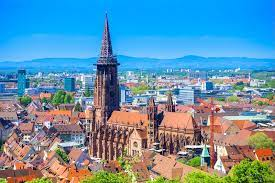
#> input picture 03_exercises/freiburg.jpeg, 275 x 183 px, found by its file name
$ jupyter execute --allow-errors 03_2_exercises.ipynb   (shell and % lines are left out)
#> lines starting #> are read from the running program, lines starting #| are printed output that depends on the picture
[cell 1]
import numpy as np
import matplotlib.pyplot as plt
from scipy.ndimage import gaussian_filter1d
import matplotlib.image as img
from scipy.signal import convolve2d
from scipy.ndimage import gaussian_filter
from astropy.convolution import Gaussian2DKernel

[cell 2]
def filter_g(data,sigma):
    length=len(data)
    filter_r=np.arange(-length/40,length/40,1/20)
    Gauss_m=np.zeros(length)
    j=0
    for i in (filter_r):
        Gauss_m[j]=(1/(np.sqrt(2*np.pi*sigma**2)))*np.exp((-i**2)/(2*sigma**2))
        j+=1
    return Gauss_m

#> (a cell that did not finish here is left out)

# Differents sigmas

[cell 4]
sigma=[0.01, 0.1, 0.5, 0.75, 1, 2, 10]
plt.figure(figsize=(15,20))
j=1
#> (the rest of this cell did not finish here and is left out)

# e)

[cell 5]
def filter2_g(data,sigma):
    length=len(data)
    filter_r=np.arange(-length/40,length/40,1/20)
    Gauss_m=np.zeros(length)
    j=0
    for i in (filter_r):
        Gauss_m[j]=(1/(np.sqrt(2*np.pi*sigma**2)))*np.exp((-i**2)/(2*sigma**2))*(-np.sin(2*np.pi*i))
        j+=1
    return Gauss_m

[cell 6]
sigma=0.250
plt.figure(figsize=(15,20))
j=1
#> (the rest of this cell did not finish here and is left out)

[cell 7]
def filter3_g(data,sigma):
    length=len(data)
    filter_r=np.arange(-length/40,length/40,1/20)
    Gauss_m=np.zeros(length)
    j=0
    for i in (filter_r):
        Gauss_m[j]=(1/(np.sqrt(2*np.pi*sigma**2)))*((i**2-sigma**2)/(sigma**4))*np.exp((-i**2)/(2*sigma**2))
        j+=1
    return Gauss_m

[cell 8]
sigma=0.250
plt.figure(figsize=(15,20))
j=1
#> (the rest of this cell did not finish here and is left out)

[cell 9]
plt.figure(figsize=(15,5))
#> (the rest of this cell did not finish here and is left out)

# Image filters

[cell 10]
#Loading and plotting data
img_m=img.imread('A:\\Documents\\Neuroscience Master\\Second semester\\The Neural Code Quantitative Analysis of Neural Activity\\sheet3\\freiburg.jpeg')
#> img_m is the input picture: shape (183, 275, 3); mean R, G, B 101.2, 146.3, 170.6
img_2=np.mean(np.array(img_m),axis=2)
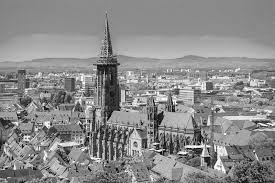
#> img_2: shape (183, 275) float64; min 1.33, max 254.7, mean 139.3
plt.imshow(img_2)
#plt.imshow(img_2,cmap='gray')

[cell 11]
def gauss_k(sigma=1):
    sigma=sigma
    m=(sigma)*9-(sigma-1)
    n=(sigma)*9-(sigma-1)
    st=(sigma)*9-(sigma-1)

    #Creation of meshgrid
    x,y=np.meshgrid(np.linspace(-(m)/2,(m)/2,st), np.linspace(-(n)/2,(n)/2,st))
    dst=x*x+y*y
    #Computing the kernel with the gaussian formula
    gauss = np.exp(-dst/(2*sigma**2))/(2*np.pi*sigma**2)
    return gauss

[cell 12]
sigma=5
#Computing the kernel
gauss=gauss_k(sigma)
#convolving the kernel with the image.
y_img=convolve2d(img_2,gauss,mode='same')

#Python's functions
gaussian_2D_kernel = Gaussian2DKernel(sigma)
y_img_p=gaussian_filter(img_2,sigma=sigma)
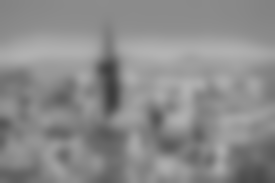
#> y_img_p: shape (183, 275) float64; min 61.15, max 179.7, mean 139.3

[cell 13]
#looking for the differences between my kernel and python's
dif_k=gaussian_2D_kernel.array-gauss
plt.imshow(dif_k)
plt.colorbar()

[cell 14]
#Plotting the kernel and the image filtered computed with python functions and mine --> just to compare

plt.figure(figsize=(20,15))

#Plotting my kernel
plt.subplot(2,2,1)
plt.imshow(gauss)
plt.xlabel('x [pixels]')
plt.ylabel('y [pixels]')
plt.title('My kernel')
plt.colorbar()

#Plotting my image filtered
plt.subplot(2,2,3)
plt.imshow(y_img)
plt.title('My filter')

#Plotting pythons kernel
plt.subplot(2,2,2)
plt.imshow(gaussian_2D_kernel, interpolation='none', origin='lower')
plt.xlabel('x [pixels]')
plt.ylabel('y [pixels]')
plt.title('Python kernel')
plt.colorbar()

#Plotting image filtered with python
plt.subplot(2,2,4)
plt.imshow(y_img_p)
plt.title('Python filter')

[cell 15]
def gabor_k(sigma,phi,k):
    #Defining variables
    m=(sigma)*9-(sigma-1)
    n=(sigma)*9-(sigma-1)
    st=(sigma)*9-(sigma-1)
    #Creating meshgrid
    x,y=np.meshgrid(np.linspace(-(m)/2,(m)/2,st), np.linspace(-(n)/2,(n)/2,st))
    # x and y * k
    x_theta = x * k[0] + y * k[1]
    # x vector**2
    std=x**2+y**2
    # Computing the kernel
    kernel = np.exp(-std/(2*sigma**2))*np.cos(x_theta-phi)
    return kernel

[cell 16]
#angles for the cosine and psi
angle=np.meshgrid([0, np.pi/4, np.pi/2, 3*np.pi/4, np.pi],[0,1,2])[0]
angle=np.reshape(angle.T,15)
sigma=5
#L of k
n=[0.1,0.5,1,0.1,0.5,1,0.1,0.5,1,0.1,0.5,1,0.1,0.5,1]

fig = plt.figure(figsize=(15,20),)

for p,phi in enumerate(angle):
    #Defining k
    k=np.array([np.cos(angle[p]),np.sin(angle[p])])*n[p]
    #Computing the kernel
    kernel=gabor_k(sigma,phi,k)
    #Convolution of kernel and image
    y_img_g=convolve2d(img_2,kernel,mode='same')

    #Plotting new image
    fig.add_subplot(5,3,p+1)
    plt.imshow(y_img_g)
    plt.title(['phi=',str(round(phi,2)),' and k=',str(round(np.abs(complex(k[0],k[1])),2))])
#> this loop made 15 passes
#> pass 1, `y_img_g=convolve2d(img_2,kernel,mode='same')`:
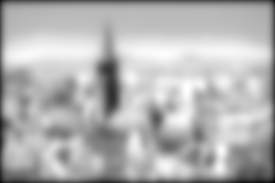
#> y_img_g: shape (183, 275) float64; min 3477.4, max 23905.1, mean 17833.5; drawn with min black and max white

fig.supxlabel('k [0.1-1]',ha='center',va='baseline',size=15)
fig.supylabel('$\phi$ [0-$\pi$]',ha='center',va='center',size=15)
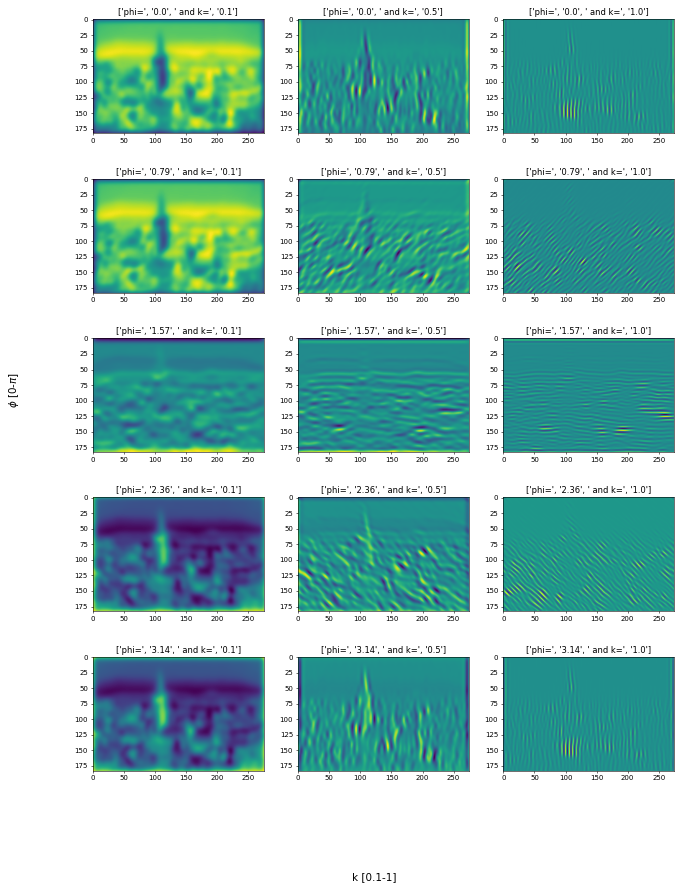
#> figure drawn by matplotlib, 15 panels

[cell 17]
fig = plt.figure(figsize=(15,20),)

for p,phi in enumerate(angle):
    #Defining k
    k=np.array([np.cos(angle[p]),np.sin(angle[p])])*n[p]
    #Computing the kernel
    kernel=gabor_k(sigma,phi,k)

    #Plotting kernel
    fig.add_subplot(5,3,p+1)
    plt.imshow(kernel)
    plt.title(['psi=',str(round(phi,2)),' and k=',str(round(np.abs(complex(k[0],k[1])),2))])
#> this loop made 15 passes
#> k on passes 1 to 12: [0.1, 0], [0.5, 0], [1, 0], [0.0707, 0.0707], [0.354, 0.354], [0.707, 0.707], [6.12e-18, 0.1], [3.06e-17, 0.5], [6.12e-17, 1], [-0.0707, 0.0707], [-0.354, 0.354], [-0.707, 0.707]
#> pass 1, in gabor_k (call 16), `std=x**2+y**2`:
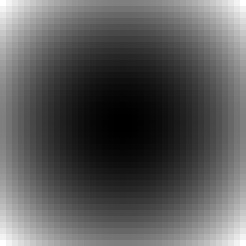
#> std: shape (41, 41) float64 (shown 6 times larger); min 0, max 840.5, mean 294.2; drawn with min black and max white

fig.supxlabel('k [0.1-1]',ha='center',va='baseline',size=15)
fig.supylabel('$\phi$ [0-$\pi$]',ha='center',va='center',size=15)
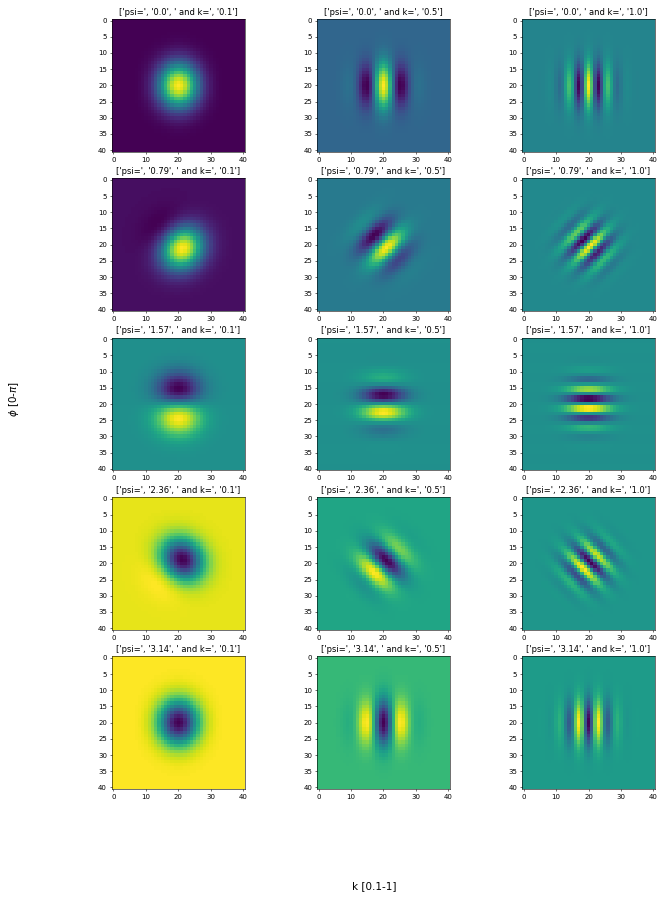
#> figure drawn by matplotlib, 15 panels

[cell 18]
#angles for the constructing different vectors k
angle=np.arange(-np.pi,np.pi, np.pi/4)
#> angle = [-3.14, -2.36, -1.57, -0.785, 0, 0.785, 1.57, 2.36]
#angle phi for edge detector
phi=np.pi/2
#> phi = 1.57
sigma=5
#L of k
n=0.5

fig = plt.figure(figsize=(15,20),)
j=0
for p in angle:
    #Defining k
    k=np.array([np.cos(p),np.sin(p)])*n
    #Computing the kernel
    kernel=gabor_k(sigma,phi,k)
    #Convolution of kernel and image
    y_img_g=convolve2d(img_2,kernel,mode='same')
    j+=1
    #Plotting new image
    fig.add_subplot(4,2,j)
    plt.imshow(y_img_g)
    plt.title(['psi=',str(round(phi,2)),' and k=',str(round(np.abs(complex(k[0],k[1])),2))])
#> this loop made 8 passes
#> (p, k) on passes 1 to 8: (-3.14, [-0.5, -6.12e-17]), (-2.36, [-0.354, -0.354]), (-1.57, [3.06e-17, -0.5]), (-0.785, [0.354, -0.354]), (0, [0.5, 0]), (0.785, [0.354, 0.354]), (1.57, [3.06e-17, 0.5]), (2.36, [-0.354, 0.354])
#> pass 1, `y_img_g=convolve2d(img_2,kernel,mode='same')`:
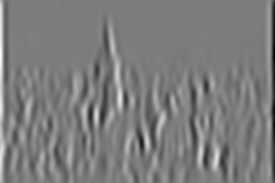
#> y_img_g: shape (183, 275) float64; min -4700.2, max 4933.4, mean 2; drawn with min black and max white
#> pass 2, in gabor_k (call 32), `x_theta = x * k[0] + y * k[1]`:
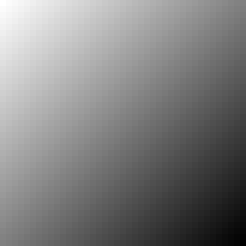
#> x_theta: shape (41, 41) float64 (shown 6 times larger); min -14.5, max 14.5, mean 1.35e-15; drawn with min black and max white
#> after the loop, j = 8

fig.supxlabel('k [0.1-1]',ha='center',va='baseline',size=15)
fig.supylabel('$\phi$ [$\pi/4$]',ha='center',va='center',size=15)
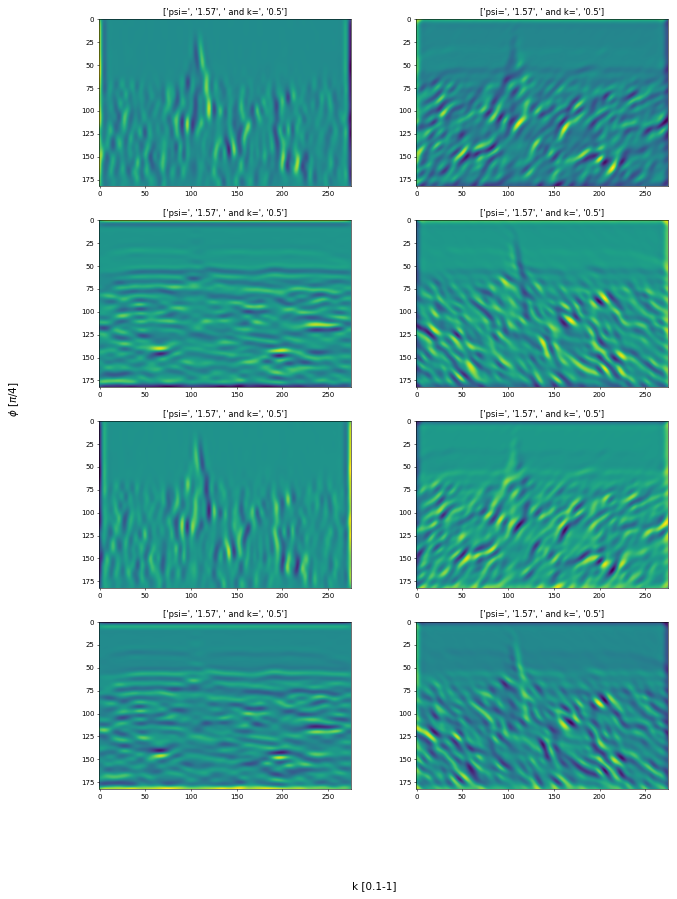
#> figure drawn by matplotlib, 8 panels

[cell 19]
angle=np.arange(-np.pi,np.pi+np.pi/4, 0.001)
#> angle = 7069 values from -3.14 to 3.93
n=[0.1,0.5,1,0.1,0.5,1,0.1,0.5,1,0.1,0.5,1,0.1,0.5,1]
angle2=np.meshgrid([0, np.pi/4, np.pi/2, 3*np.pi/4, np.pi],[0,1,2])[0]
#> angle2 = [[0, 0.785, 1.57, 2.36, 3.14], [0, 0.785, 1.57, 2.36, 3.14], [0, 0.785, 1.57, 2.36, 3.14]]
angle2=np.reshape(angle2.T,15)
#> angle2 = [0, 0, 0, 0.785, 0.785, 0.785, 1.57, 1.57, 1.57, 2.36, 2.36, 2.36, 3.14, 3.14, 3.14]
fig = plt.figure(figsize=(15,20),)
for p,theta in enumerate(angle2):
    #Creating the circle
    circle=np.zeros((len(angle),2))
    circle[:,0]=np.cos(angle)*n[p]
    circle[:,1]=np.sin(angle)*n[p]
    #defining the angle k
    k=np.zeros((2,2))
    k[1,0]=np.cos(theta)*n[p]
    k[1,1]=np.sin(theta)*n[p]

    #Plotting the circle and k
    fig.add_subplot(5,3,p+1)
    plt.plot(circle[:,0],circle[:,1])
    plt.plot(k[:,0],k[:,1],'-r')
#> this loop made 15 passes
#> theta on passes 1 to 12: 0, 0, 0, 0.785, 0.785, 0.785, 1.57, 1.57, 1.57, 2.36, 2.36, 2.36


#fig.supxlabel('k [0.1-1]',ha='center',va='baseline',size=15)
#fig.supylabel('$\phi$ [0-$\pi$]',ha='center',va='center',size=15) )
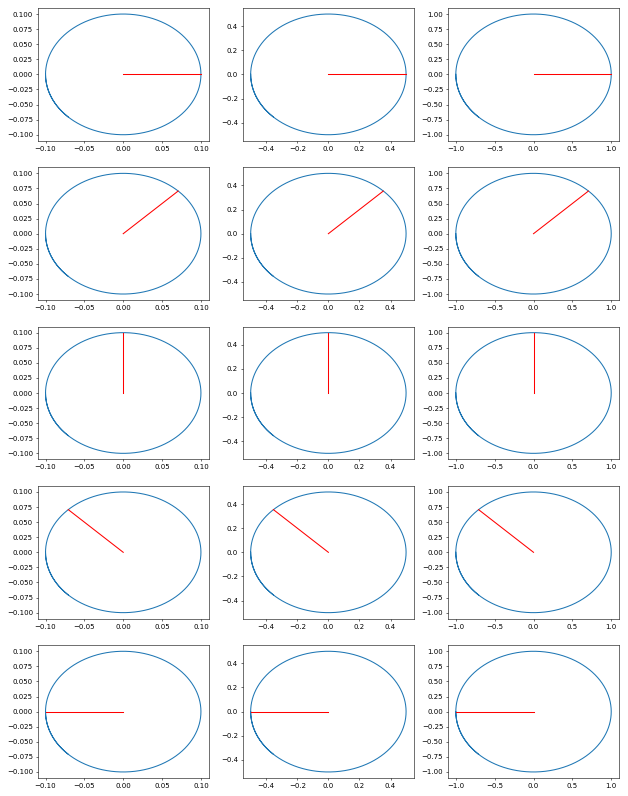
#> figure drawn by matplotlib, 15 panels
